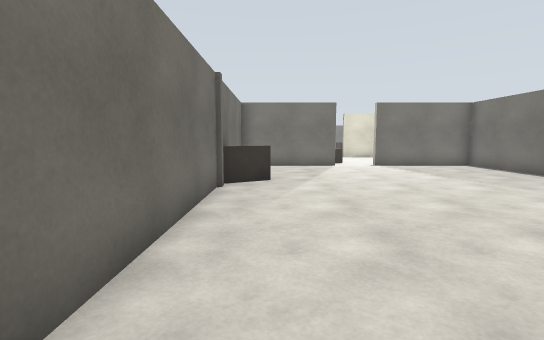
view 1 (above)

21 first-person views from a walk through a Gazebo world. The camera is 1.2 m above the floor, tilts 6° down and sees 85° across. The floor is counted in squares, 1 m on a side. Each view is taken from the middle of a square. On the plan, view 1 faces up. The plan holds only what a view shows up to about 13 squares ahead; the rest is blank. The place goes on beyond the plan. Simple shapes stand in for some stock models.

view 2
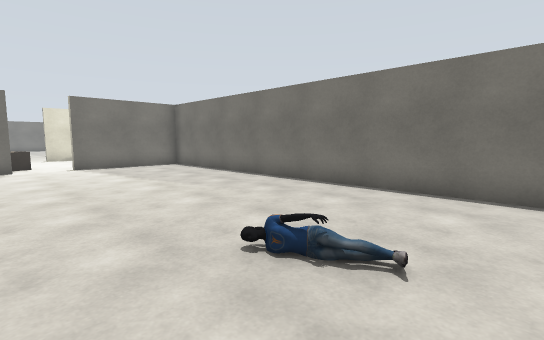

view 3
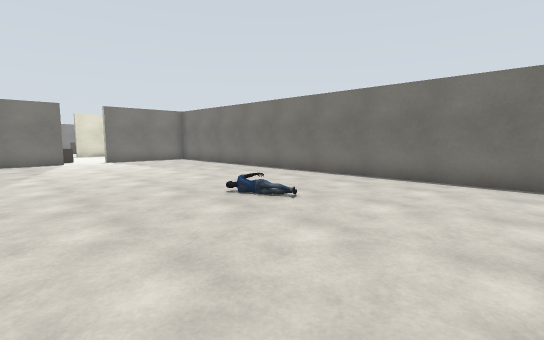

view 4
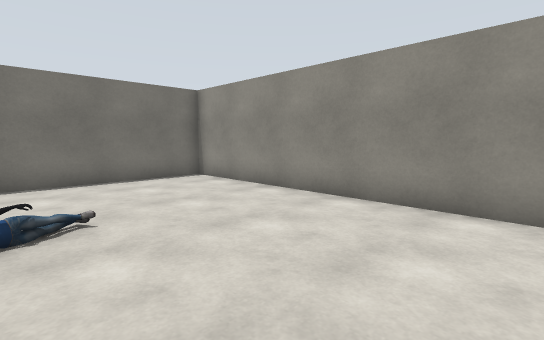

view 5
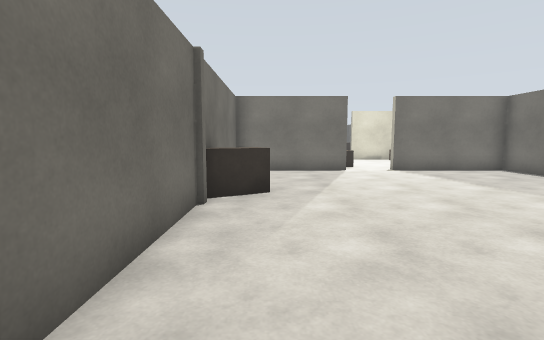

view 6
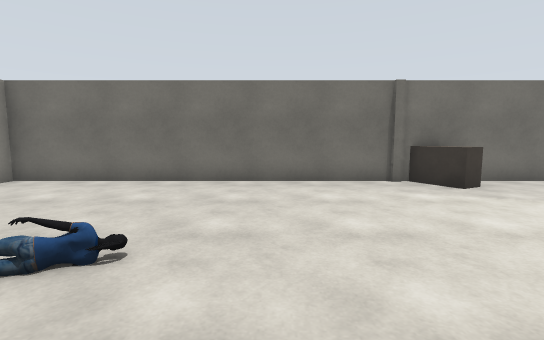

view 7
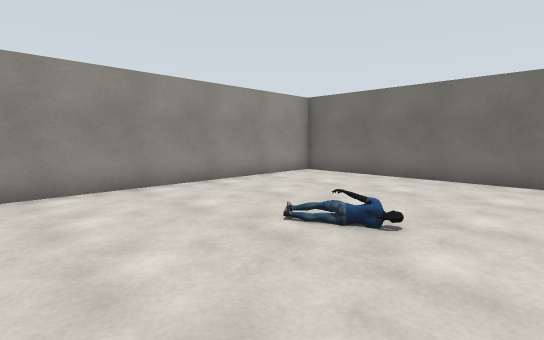

view 8
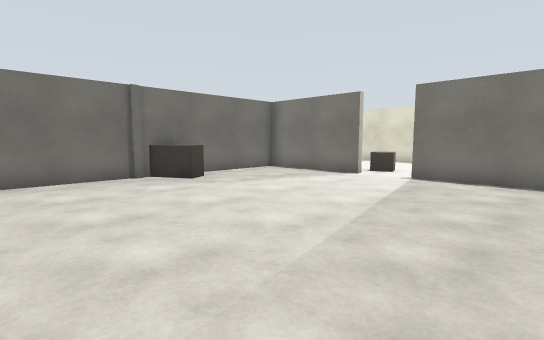

view 9
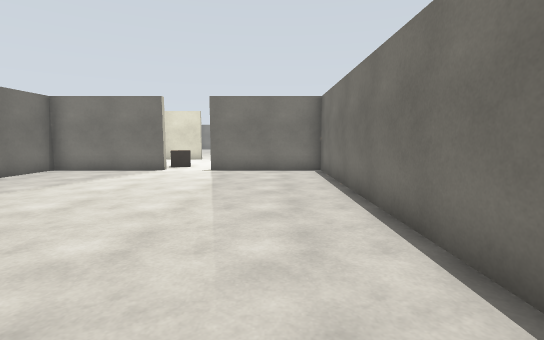

view 10
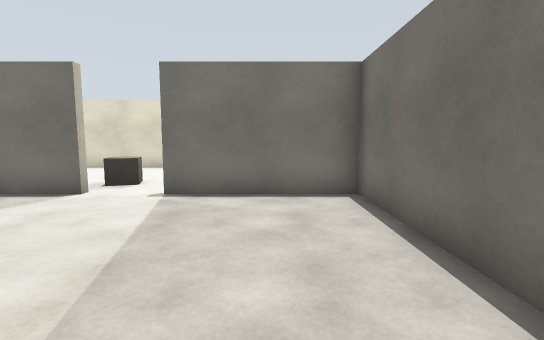

view 11
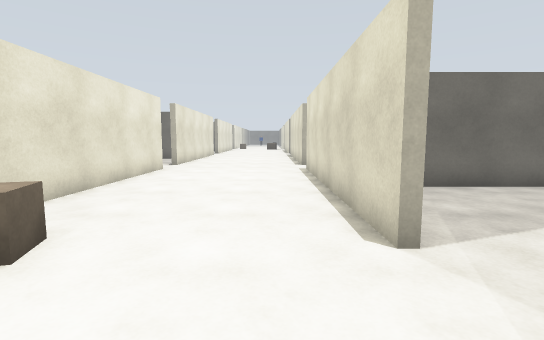

view 12
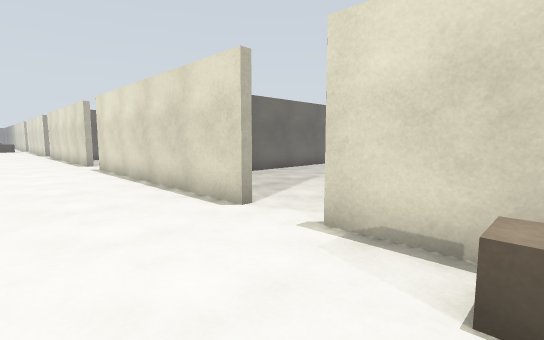

view 13
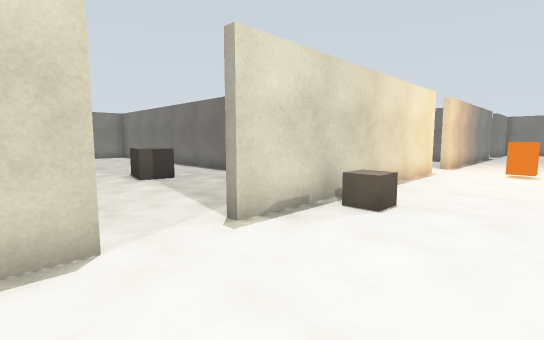

view 14
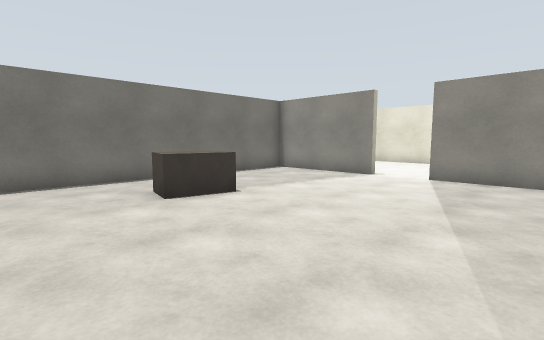

view 15
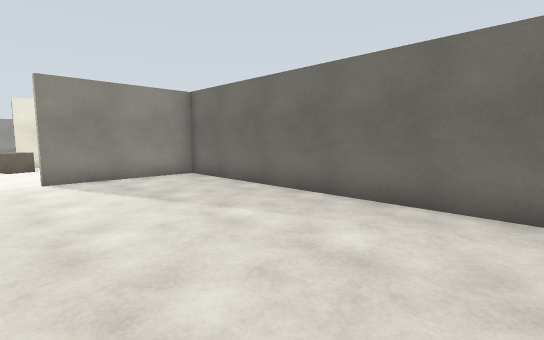

view 16
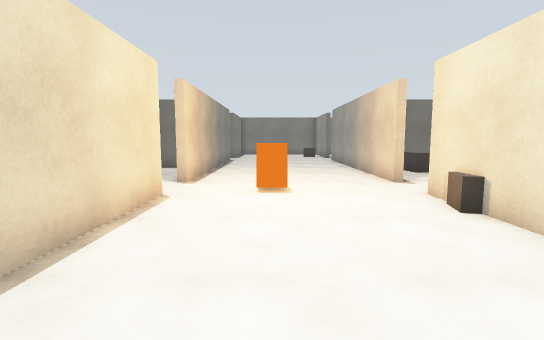

view 17
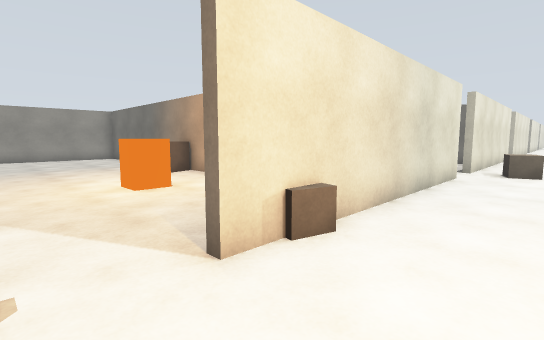

view 18
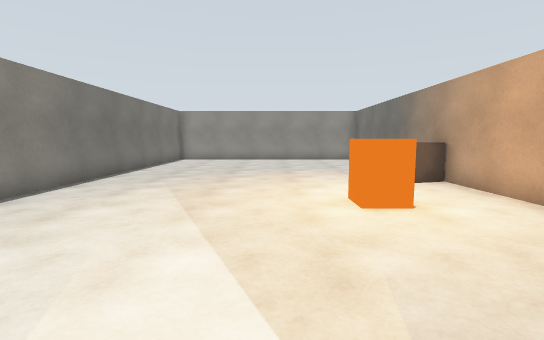

view 19
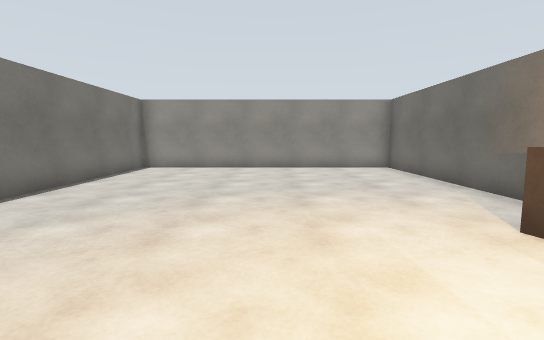

view 20
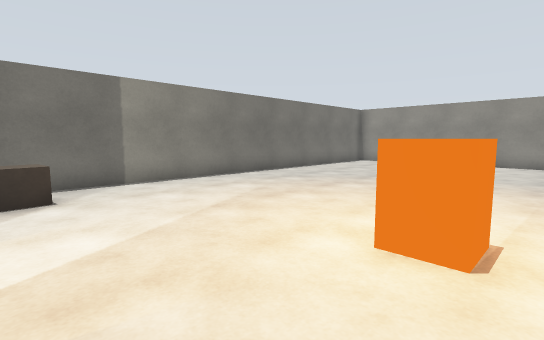

view 21
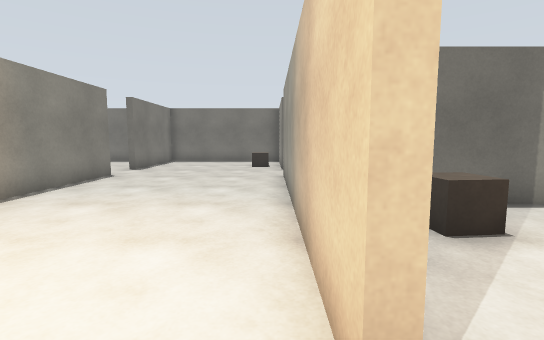

### Floor plan
Points are (right, up) in squares from view 1. A wall is a line through its corners. A room is listed if a view was taken in it or the views show most of it. See-through windows are left out.
Room 1 (views 1, 2, 3, 4, 5, 6, 7, 8, 9, 10)
walls: (-1.4, 7.5) (-1.4, -3.4) (8.9, -3.4) (8.9, 13.4) (4.6, 13.4); (2.9, 13.4) (-1.4, 13.4) (-1.4, 9.4)
ways out: opening at (3.5, 13) to room 2
objects: brown box (-2, 8) to (0, 9); person (4, 2)
Room 2 (views 11, 12, 13, 16, 17, 18, 19, 20, 21)
walls: (9.1, 8.9) (9.1, -3.4) (19.4, -3.4) (19.4, 11.8); (15.1, 13.6) (23.4, 13.6); (4.6, 13.6) (13.4, 13.6); (13.4, 19.4) (4.6, 19.4); (2.9, 19.4) (-5.9, 19.4); (23.9, 19.4) (15.1, 19.4); (27.1, 19.4) (25.6, 19.4); (-5.9, 13.6) (2.9, 13.6); (-7.6, 19.4) (-8.1, 19.4)
ways out: opening at (3.5, 13) to room 1; opening at (3.5, 19) to room 3; opening at (-6.5, 19); opening at (14.5, 19); opening at (24.5, 19)
objects: brown box (3, 15); brown box (7, 18) to (7, 19); brown box (10, 5) to (11, 6); orange box (12, 8) to (12, 9); brown box (12, 13) to (12, 14); orange box (14, 17); brown box (18, 11) to (18, 12); brown box (27, 14) to (27, 15)
Room 3 (views 14, 15)
walls: (4.6, 19.6) (8.9, 19.6) (8.9, 28.8); (-1.4, 28.9) (-1.4, 19.6) (2.9, 19.6)
ways out: opening at (3.5, 19) to room 2
objects: brown box (6, 25) to (6, 26)

Positions as (right, up) in squares from view 1, and headings:
1: (0, 0), facing up
2: (2, 0), facing up-right
3: (0, -3), facing up-right
4: (0, 2), facing down-right
5: (0, 2), facing up
6: (7, 4), facing left
7: (8, 4), facing down-left
8: (8, 4), facing up-left
9: (7, 2), facing up
10: (7, 7), facing up
11: (6, 18), facing left
12: (7, 16), facing up-left
13: (2, 16), facing up-right
14: (0, 29), facing down-right
15: (4, 29), facing down-left
16: (7, 17), facing right
17: (15, 16), facing down-left
18: (14, 14), facing down
19: (14, 9), facing down
20: (11, 12), facing down-right
21: (14, 14), facing right
